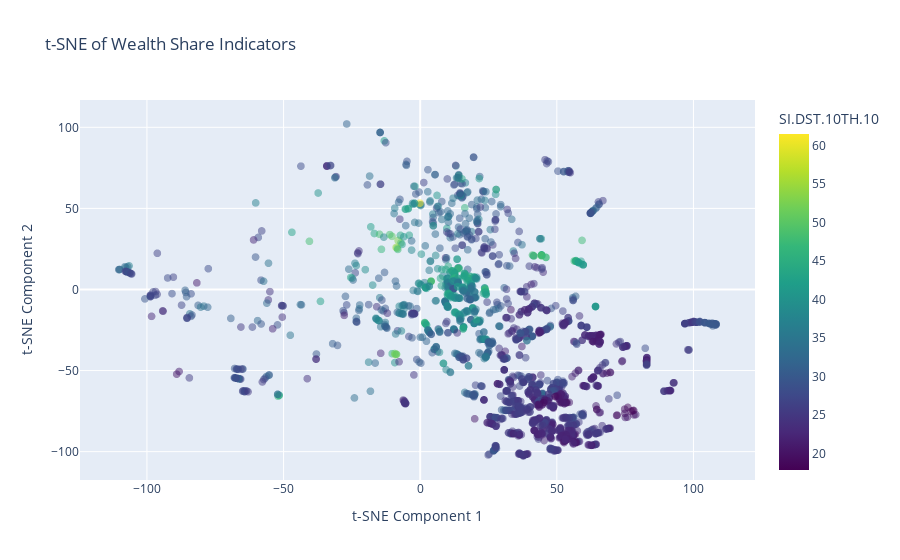

Write notebook code for a chart like this one.
### Markdown cell above
## 13. Visualize t-SNE Results with Top 10% Income Share

### Code cell
color_column = target_top

# Filter out rows with NaN values in the color_column, optionally group by 'Country Name'
# to get the last entry for each country
tsne_df_filtered = tsne_df.dropna(subset=[color_column])
# tsne_df_filtered = tsne_df_filtered.groupby('Country Name').last().reset_index()

# Plot the filtered data
fig = px.scatter(
    tsne_df_filtered,
    x='t-SNE Component 1',
    y='t-SNE Component 2',
    color=color_column,
    color_continuous_scale='viridis',
    opacity=0.5,
    hover_data=['Country Name'],
    title='t-SNE of Wealth Share Indicators',
    labels={
        't-SNE Component 1': 't-SNE Component 1',
        't-SNE Component 2': 't-SNE Component 2',
        color_column: color_column
    }
)
fig.update_traces(marker=dict(size=8))
fig.update_layout(coloraxis_colorbar=dict(title=color_column))
os.makedirs('output/tsne', exist_ok=True)
fig.write_html('output/tsne/tsne_plot_top10.html', include_plotlyjs='cdn')
fig.show()

### Figure 1 — Plotly figure (JSON) as saved in the notebook; plotly's stock layout.template omitted (floating-point values rounded to 4 significant figures; data arrays with more than 128 entries replaced by an {"elided": "..."} marker saying what was removed)
{"data": [{"customdata": {"elided": "2110x1 str values"}, "hovertemplate": "t-SNE Component 1=%{x}<br>t-SNE Component 2=%{y}<br>Country Name=%{customdata[0]}<br>SI.DST.10TH.10=%{marker.color}<extra></extra>", "legendgroup": "", "marker": {"color": {"elided": "2110 float values"}, "coloraxis": "coloraxis", "opacity": 0.5, "size": 8, "symbol": "circle"}, "mode": "markers", "name": "", "showlegend": false, "type": "scattergl", "x": {"elided": "2110 float values"}, "xaxis": "x", "y": {"elided": "2110 float values"}, "yaxis": "y"}], "layout": {"coloraxis": {"colorbar": {"title": {"text": "SI.DST.10TH.10"}}, "colorscale": [[0, "#440154"], [0.1111, "#482878"], [0.2222, "#3e4989"], [0.3333, "#31688e"], [0.4444, "#26828e"], [0.5556, "#1f9e89"], [0.6667, "#35b779"], [0.7778, "#6ece58"], [0.8889, "#b5de2b"], [1, "#fde725"]]}, "legend": {"tracegroupgap": 0}, "title": {"text": "t-SNE of Wealth Share Indicators"}, "xaxis": {"anchor": "y", "domain": [0, 1], "title": {"text": "t-SNE Component 1"}}, "yaxis": {"anchor": "x", "domain": [0, 1], "title": {"text": "t-SNE Component 2"}}}}
